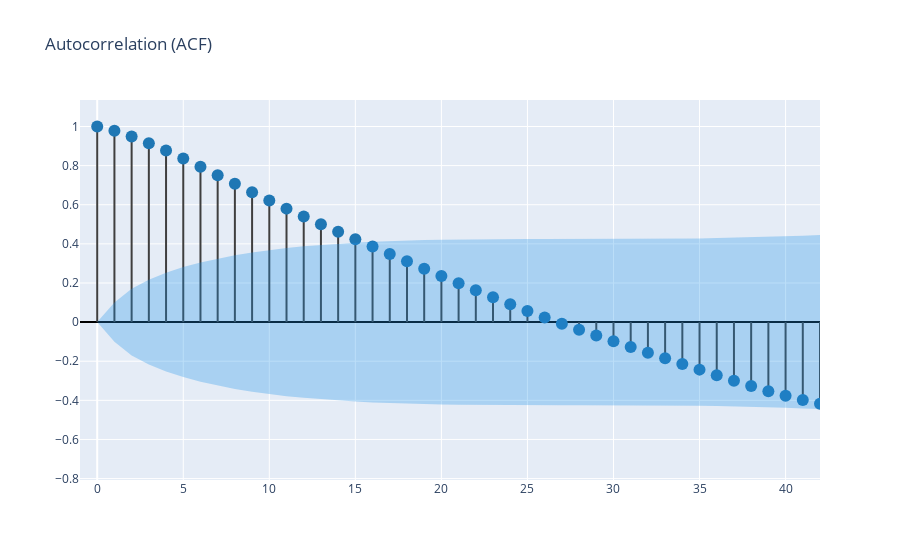

The code cell stored with this chart in its notebook:
### Code cell
corr_array = create_corr_plot(a01["Temp C"])
